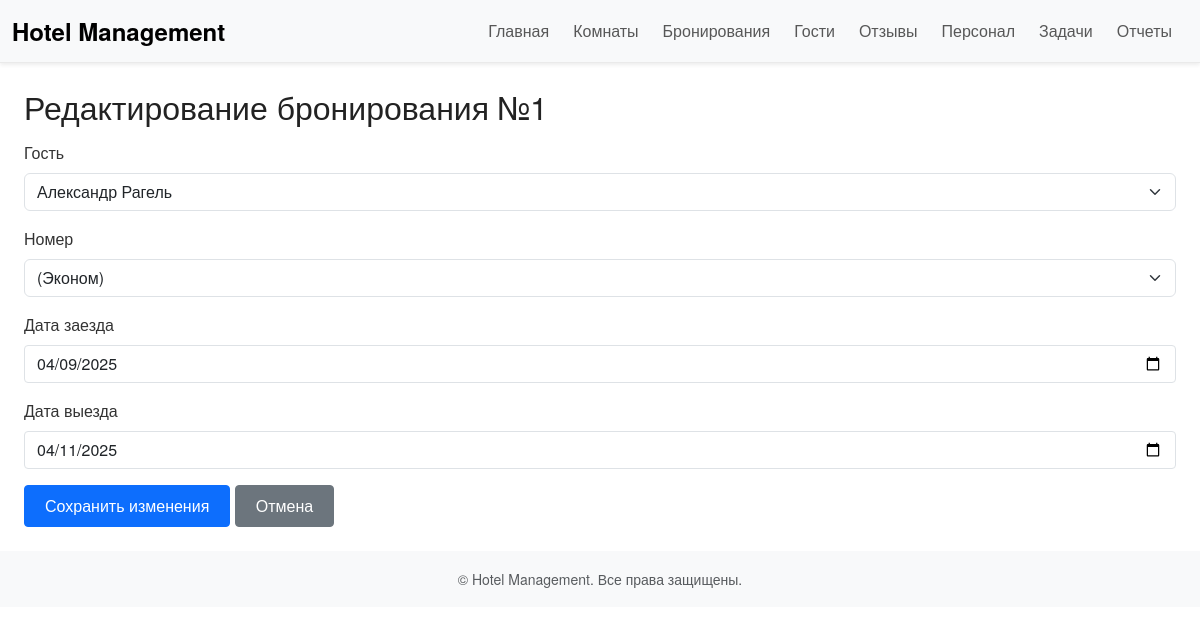
Screenshot of /bookings/edit/1 with the database file from the repository.
### tables this page shows
CREATE TABLE bookings (
            id INTEGER PRIMARY KEY AUTOINCREMENT,
            guest_id INTEGER,
            room_id INTEGER,
            start_date TEXT,
            end_date TEXT,
            status TEXT DEFAULT 'active',  -- active, cancelled, completed
            FOREIGN KEY (room_id) REFERENCES rooms(id)
        );

CREATE TABLE guests (
            id INTEGER PRIMARY KEY AUTOINCREMENT,
            name TEXT NOT NULL,
            contact TEXT,
            preferences TEXT
        );

### app.py (the view, shortened to what this page needs)
@app.route('/bookings/edit/<int:booking_id>', methods=['GET', 'POST'])
def edit_booking(booking_id):
    conn = get_db_connection()
    booking = conn.execute('SELECT * FROM bookings WHERE id = ?', (booking_id,)).fetchone()
    if not booking:
        flash('Бронирование не найдено', 'danger')
        conn.close()
        return redirect(url_for('list_bookings'))
    guests = conn.execute('SELECT * FROM guests').fetchall()
    rooms = conn.execute('SELECT * FROM rooms WHERE available = 1 OR id = ?', (booking['room_id'],)).fetchall()
    conn.close()
    return render_template('edit_booking.html', booking=booking, guests=guests, rooms=rooms)

### app.py (called while the page is built)
def get_db_connection():
    conn = sqlite3.connect(DATABASE)
    conn.row_factory = sqlite3.Row  # позволит обращаться по именам столбцов
    return conn

### templates/edit_booking.html (shortened to what this page needs)
{% extends 'base.html' %}
{% block content %}
<div class="container mt-4">
  <h2>Редактирование бронирования №{{ booking['id'] }}</h2>
  <form method="post">
    <div class="mb-3">
      <label for="guest_id" class="form-label">Гость</label>
      <select class="form-select" id="guest_id" name="guest_id" required>
        {% for guest in guests %}
          <option value="{{ guest['id'] }}" {% if guest['id'] == booking['guest_id'] %} selected {% endif %}>
            {{ guest['name'] }}
          </option>
        {% endfor %}
      </select>
    </div>
    <div class="mb-3">
      <label for="room_id" class="form-label">Номер</label>
      <select class="form-select" id="room_id" name="room_id" required>
        {% for room in rooms %}
          <option value="{{ room['id'] }}" {% if room['id'] == booking['room_id'] %} selected {% endif %}>
            {{ room['name'] }} ({{ room['type'] }})
          </option>
        {% endfor %}
      </select>
    </div>
    <div class="mb-3">
      <label for="start_date" class="form-label">Дата заезда</label>
      <input type="date" class="form-control" id="start_date" name="start_date" value="{{ booking['start_date'] }}" required>
    </div>
    <div class="mb-3">
      <label for="end_date" class="form-label">Дата выезда</label>
      <input type="date" class="form-control" id="end_date" name="end_date" value="{{ booking['end_date'] }}" required>
    </div>
    <button type="submit" class="btn btn-primary">Сохранить изменения</button>
    <a href="{{ url_for('list_bookings') }}" class="btn btn-secondary">Отмена</a>
  </form>
</div>
{% endblock %}

### static/css/style.css (style rules this page uses)
html, body { background-color: #ffffff; color: #333333; font-family: 'Helvetica Neue', Arial, sans-serif; margin: 0; padding: 0; }
.container { max-width: 1200px; }
h1, h2, h3, h4, h5, h6 { font-weight: 300; color: #222222; margin-bottom: 1rem; }
.form-control { border-radius: 0.25rem; }
.btn { border-radius: 0.25rem; padding: 0.5rem 1.25rem; }

### rows the page displays
bookings: id "1", guest_id "Александр Рагель", room_id "(Эконом)", start_date "04/09/2025", end_date "04/11/2025"
